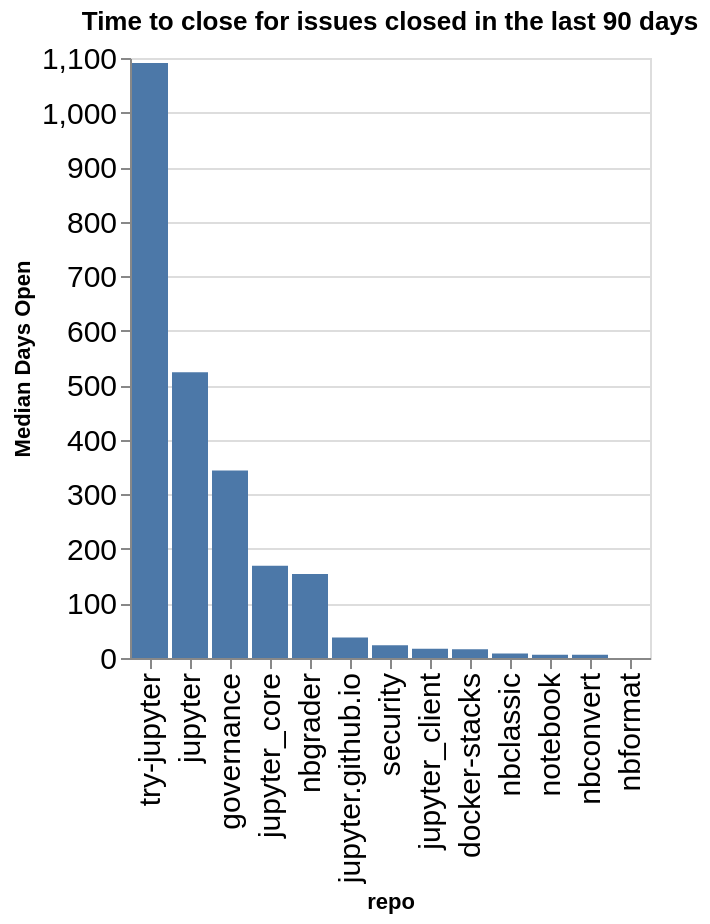

Notebook code cell kept with this figure:
### Code cell
time_open = closed.groupby(['org', 'repo']).agg({'time_open': 'median'}).reset_index()
time_open['time_open'] = time_open['time_open'] / (60 * 60 * 24)
time_open['org/repo'] = time_open.apply(lambda a: a['org'] + '/' + a['repo'], axis=1)
sorted_vals = time_open.sort_values(['org', 'time_open'], ascending=False)['repo'].values
alt.Chart(data=time_open, title=f"Time to close for issues closed in the last {n_days} days").mark_bar().encode(
    x=alt.X('repo', sort=alt.Sort(sorted_vals.tolist())),
    y=alt.Y('time_open', title="Median Days Open"),
)

### Figure 1 — Vega-Lite specification as saved in the notebook (floating-point values rounded to 4 significant figures)
{"config": {"axisLeft": {"labelFontSize": 15}, "axisBottom": {"labelFontSize": 15}}, "data": {"name": "data-bcbd5c122daab2f2e6c7b192ae1dbe30"}, "mark": {"type": "bar"}, "encoding": {"x": {"field": "repo", "sort": ["try-jupyter", "jupyter", "governance", "jupyter_core", "nbgrader", "jupyter.github.io", "security", "jupyter_client", "docker-stacks", "nbclassic", "notebook", "nbconvert", "nbformat"], "type": "nominal"}, "y": {"field": "time_open", "title": "Median Days Open", "type": "quantitative"}}, "title": "Time to close for issues closed in the last 90 days", "$schema": "https://vega.github.io/schema/vega-lite/v5.20.1.json", "datasets": {"data-bcbd5c122daab2f2e6c7b192ae1dbe30": [{"org": "jupyter", "repo": "docker-stacks", "time_open": 15.96, "org/repo": "jupyter/docker-stacks"}, {"org": "jupyter", "repo": "governance", "time_open": 343.6, "org/repo": "jupyter/governance"}, {"org": "jupyter", "repo": "jupyter", "time_open": 523.9, "org/repo": "jupyter/jupyter"}, {"org": "jupyter", "repo": "jupyter.github.io", "time_open": 37.37, "org/repo": "jupyter/jupyter.github.io"}, {"org": "jupyter", "repo": "jupyter_client", "time_open": 17.07, "org/repo": "jupyter/jupyter_client"}, {"org": "jupyter", "repo": "jupyter_core", "time_open": 169.1, "org/repo": "jupyter/jupyter_core"}, {"org": "jupyter", "repo": "nbclassic", "time_open": 8.41, "org/repo": "jupyter/nbclassic"}, {"org": "jupyter", "repo": "nbconvert", "time_open": 5.779, "org/repo": "jupyter/nbconvert"}, {"org": "jupyter", "repo": "nbformat", "time_open": 0.006134, "org/repo": "jupyter/nbformat"}, {"org": "jupyter", "repo": "nbgrader", "time_open": 154.0, "org/repo": "jupyter/nbgrader"}, {"org": "jupyter", "repo": "notebook", "time_open": 5.799, "org/repo": "jupyter/notebook"}, {"org": "jupyter", "repo": "security", "time_open": 23.45, "org/repo": "jupyter/security"}, {"org": "jupyter", "repo": "try-jupyter", "time_open": 1091.0, "org/repo": "jupyter/try-jupyter"}]}}
